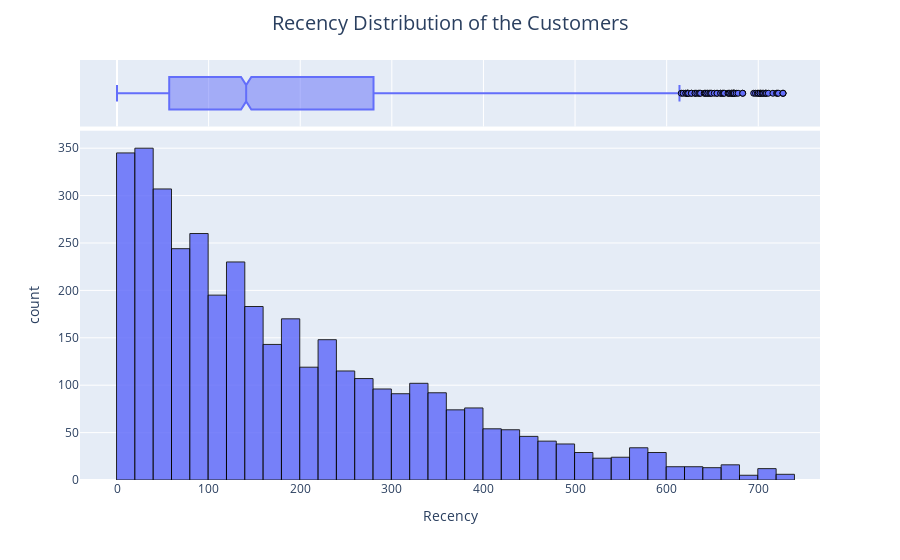

The cell this chart's notebook holds for it:
### Code cell
fig = px.histogram(Recency, x='Recency', opacity=0.85, marginal='box')
fig.update_traces(marker=dict(line=dict(color='#000000', width=1)))
fig.update_layout(title_text='Recency Distribution of the Customers',
                  title_x=0.5, title_font=dict(size=20))
fig.show()

### Figure 1 — Plotly figure (JSON) as saved in the notebook; plotly's stock layout.template omitted (floating-point values rounded to 4 significant figures; data arrays with more than 128 entries replaced by an {"elided": "..."} marker saying what was removed)
{"data": [{"alignmentgroup": "True", "bingroup": "x", "hovertemplate": "Recency=%{x}<br>count=%{y}<extra></extra>", "legendgroup": "", "marker": {"color": "#636efa", "line": {"color": "#000000", "width": 1}, "opacity": 0.85, "pattern": {"shape": ""}}, "name": "", "offsetgroup": "", "orientation": "v", "showlegend": false, "type": "histogram", "x": {"elided": "3898 int values"}, "xaxis": "x", "yaxis": "y"}, {"alignmentgroup": "True", "hovertemplate": "Recency=%{x}<extra></extra>", "legendgroup": "", "marker": {"color": "#636efa", "line": {"color": "#000000", "width": 1}}, "name": "", "notched": true, "offsetgroup": "", "showlegend": false, "type": "box", "x": {"elided": "3898 int values"}, "xaxis": "x2", "yaxis": "y2"}], "layout": {"barmode": "relative", "legend": {"tracegroupgap": 0}, "margin": {"t": 60}, "title": {"font": {"size": 20}, "text": "Recency Distribution of the Customers", "x": 0.5}, "xaxis": {"anchor": "y", "domain": [0, 1], "title": {"text": "Recency"}}, "xaxis2": {"anchor": "y2", "domain": [0, 1], "matches": "x", "showgrid": true, "showticklabels": false}, "yaxis": {"anchor": "x", "domain": [0, 0.8316], "title": {"text": "count"}}, "yaxis2": {"anchor": "x2", "domain": [0.8416, 1], "matches": "y2", "showgrid": false, "showline": false, "showticklabels": false, "ticks": ""}}}
